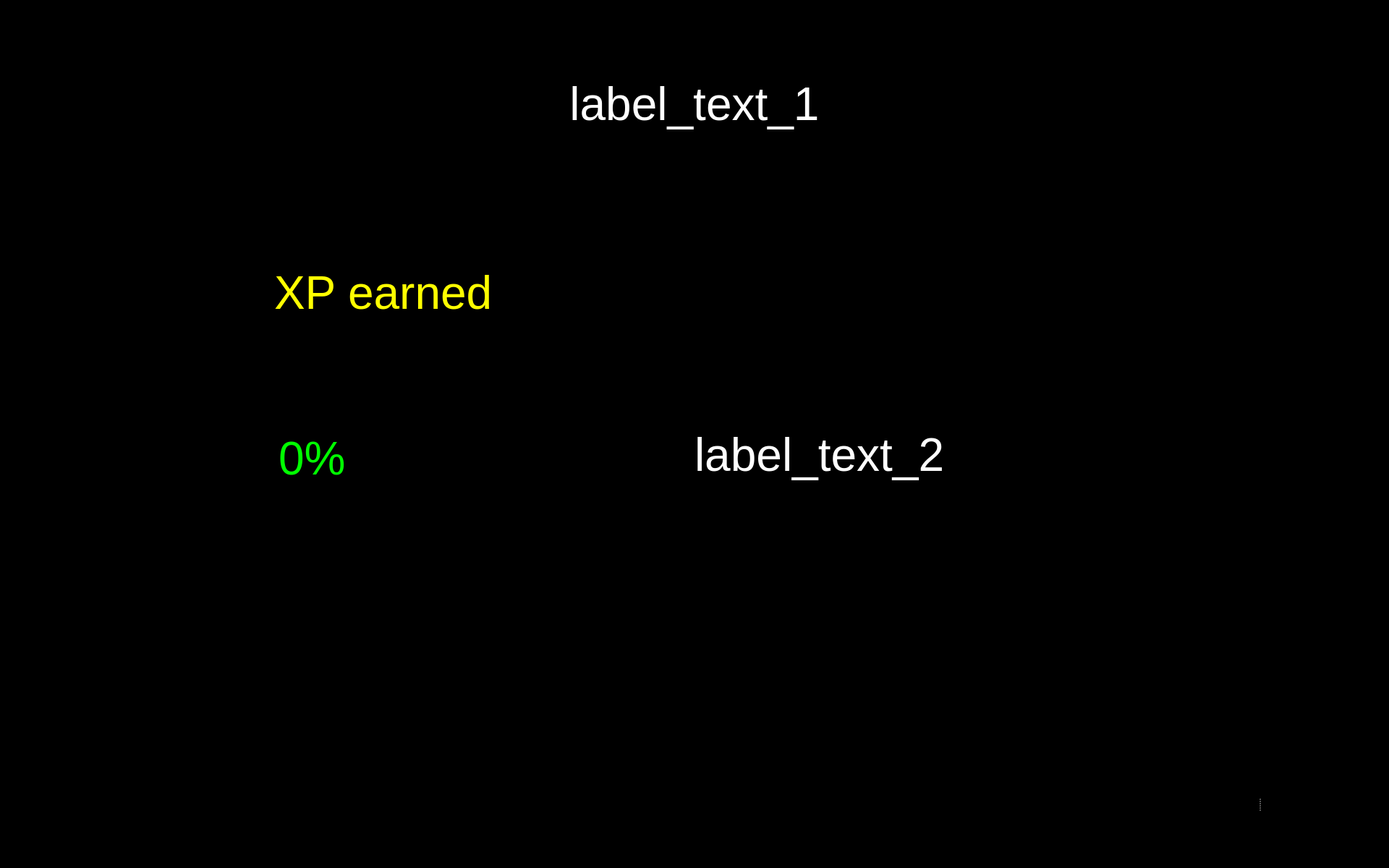
<?xml version="1.0" encoding="UTF-8"?>
<ui version="4.0">
 <class>FoodAssist</class>
 <widget class="QWidget" name="FoodAssist">
  <property name="windowModality">
   <enum>Qt::WindowModal</enum>
  </property>
  <property name="enabled">
   <bool>true</bool>
  </property>
  <property name="geometry">
   <rect>
    <x>0</x>
    <y>0</y>
    <width>1920</width>
    <height>1200</height>
   </rect>
  </property>
  <property name="sizePolicy">
   <sizepolicy hsizetype="Preferred" vsizetype="Preferred">
    <horstretch>0</horstretch>
    <verstretch>0</verstretch>
   </sizepolicy>
  </property>
  <property name="minimumSize">
   <size>
    <width>0</width>
    <height>0</height>
   </size>
  </property>
  <property name="maximumSize">
   <size>
    <width>1920</width>
    <height>1200</height>
   </size>
  </property>
  <property name="windowTitle">
   <string>Food Assist</string>
  </property>
  <property name="windowOpacity">
   <double>1.000000000000000</double>
  </property>
  <property name="styleSheet">
   <string notr="true">background-color: rgb(0, 0, 0);</string>
  </property>
  <widget class="QLabel" name="label_party">
   <property name="geometry">
    <rect>
     <x>800</x>
     <y>260</y>
     <width>300</width>
     <height>300</height>
    </rect>
   </property>
   <property name="text">
    <string/>
   </property>
   <property name="pixmap">
    <pixmap resource="resources/res.qrc">:/img/Partying Face.png</pixmap>
   </property>
   <property name="alignment">
    <set>Qt::AlignCenter</set>
   </property>
  </widget>
  <widget class="QLabel" name="label_text_2">
   <property name="geometry">
    <rect>
     <x>960</x>
     <y>550</y>
     <width>911</width>
     <height>161</height>
    </rect>
   </property>
   <property name="font">
    <font>
     <pointsize>48</pointsize>
    </font>
   </property>
   <property name="styleSheet">
    <string notr="true">color: rgb(255, 255, 255);</string>
   </property>
   <property name="text">
    <string>&lt;html&gt;&lt;head/&gt;&lt;body&gt;&lt;p&gt;&lt;span style=&quot; color:#ffffff;&quot;&gt;label_text_2&lt;/span&gt;&lt;/p&gt;&lt;/body&gt;&lt;/html&gt;</string>
   </property>
   <property name="alignment">
    <set>Qt::AlignLeading|Qt::AlignLeft|Qt::AlignVCenter</set>
   </property>
   <property name="wordWrap">
    <bool>true</bool>
   </property>
  </widget>
  <widget class="QPushButton" name="button_view">
   <property name="enabled">
    <bool>true</bool>
   </property>
   <property name="geometry">
    <rect>
     <x>800</x>
     <y>560</y>
     <width>150</width>
     <height>150</height>
    </rect>
   </property>
   <property name="minimumSize">
    <size>
     <width>81</width>
     <height>81</height>
    </size>
   </property>
   <property name="maximumSize">
    <size>
     <width>150</width>
     <height>150</height>
    </size>
   </property>
   <property name="cursor">
    <cursorShape>OpenHandCursor</cursorShape>
   </property>
   <property name="focusPolicy">
    <enum>Qt::WheelFocus</enum>
   </property>
   <property name="contextMenuPolicy">
    <enum>Qt::DefaultContextMenu</enum>
   </property>
   <property name="layoutDirection">
    <enum>Qt::LeftToRight</enum>
   </property>
   <property name="autoFillBackground">
    <bool>false</bool>
   </property>
   <property name="styleSheet">
    <string notr="true"/>
   </property>
   <property name="icon">
    <iconset resource="resources/res.qrc">
     <normaloff>:/buttons/Button View.svg</normaloff>:/buttons/Button View.svg</iconset>
   </property>
   <property name="iconSize">
    <size>
     <width>144</width>
     <height>144</height>
    </size>
   </property>
   <property name="autoDefault">
    <bool>false</bool>
   </property>
   <property name="default">
    <bool>false</bool>
   </property>
   <property name="flat">
    <bool>true</bool>
   </property>
  </widget>
  <widget class="QWidget" name="widget_2" native="true">
   <property name="geometry">
    <rect>
     <x>1559</x>
     <y>1030</y>
     <width>361</width>
     <height>161</height>
    </rect>
   </property>
   <property name="styleSheet">
    <string notr="true">background-color: rgb(0,0,0);</string>
   </property>
   <widget class="QSplitter" name="splitter_2">
    <property name="geometry">
     <rect>
      <x>6</x>
      <y>6</y>
      <width>351</width>
      <height>150</height>
     </rect>
    </property>
    <property name="frameShape">
     <enum>QFrame::NoFrame</enum>
    </property>
    <property name="frameShadow">
     <enum>QFrame::Plain</enum>
    </property>
    <property name="lineWidth">
     <number>0</number>
    </property>
    <property name="orientation">
     <enum>Qt::Horizontal</enum>
    </property>
    <property name="opaqueResize">
     <bool>false</bool>
    </property>
    <property name="handleWidth">
     <number>53</number>
    </property>
    <property name="childrenCollapsible">
     <bool>false</bool>
    </property>
    <widget class="QPushButton" name="button_restart">
     <property name="enabled">
      <bool>true</bool>
     </property>
     <property name="minimumSize">
      <size>
       <width>81</width>
       <height>81</height>
      </size>
     </property>
     <property name="maximumSize">
      <size>
       <width>150</width>
       <height>150</height>
      </size>
     </property>
     <property name="cursor">
      <cursorShape>OpenHandCursor</cursorShape>
     </property>
     <property name="focusPolicy">
      <enum>Qt::WheelFocus</enum>
     </property>
     <property name="contextMenuPolicy">
      <enum>Qt::DefaultContextMenu</enum>
     </property>
     <property name="layoutDirection">
      <enum>Qt::LeftToRight</enum>
     </property>
     <property name="autoFillBackground">
      <bool>false</bool>
     </property>
     <property name="styleSheet">
      <string notr="true"/>
     </property>
     <property name="icon">
      <iconset>
       <normaloff>resources/Button Restart.svg</normaloff>resources/Button Restart.svg</iconset>
     </property>
     <property name="iconSize">
      <size>
       <width>144</width>
       <height>144</height>
      </size>
     </property>
     <property name="autoDefault">
      <bool>false</bool>
     </property>
     <property name="default">
      <bool>false</bool>
     </property>
     <property name="flat">
      <bool>true</bool>
     </property>
    </widget>
    <widget class="QPushButton" name="button_exit">
     <property name="enabled">
      <bool>true</bool>
     </property>
     <property name="minimumSize">
      <size>
       <width>81</width>
       <height>81</height>
      </size>
     </property>
     <property name="maximumSize">
      <size>
       <width>150</width>
       <height>150</height>
      </size>
     </property>
     <property name="cursor">
      <cursorShape>OpenHandCursor</cursorShape>
     </property>
     <property name="focusPolicy">
      <enum>Qt::WheelFocus</enum>
     </property>
     <property name="contextMenuPolicy">
      <enum>Qt::DefaultContextMenu</enum>
     </property>
     <property name="icon">
      <iconset resource="resources/res.qrc">
       <normaloff>:/buttons/Button Exit.svg</normaloff>:/buttons/Button Exit.svg</iconset>
     </property>
     <property name="iconSize">
      <size>
       <width>144</width>
       <height>144</height>
      </size>
     </property>
     <property name="autoDefault">
      <bool>false</bool>
     </property>
     <property name="default">
      <bool>false</bool>
     </property>
     <property name="flat">
      <bool>true</bool>
     </property>
    </widget>
   </widget>
  </widget>
  <widget class="QLabel" name="label_text_1">
   <property name="geometry">
    <rect>
     <x>40</x>
     <y>20</y>
     <width>1840</width>
     <height>250</height>
    </rect>
   </property>
   <property name="font">
    <font>
     <pointsize>48</pointsize>
    </font>
   </property>
   <property name="styleSheet">
    <string notr="true">color: rgb(255, 255, 255);</string>
   </property>
   <property name="text">
    <string>&lt;html&gt;&lt;head/&gt;&lt;body&gt;&lt;p&gt;&lt;span style=&quot; color:#ffffff;&quot;&gt;label_text_1&lt;/span&gt;&lt;/p&gt;&lt;/body&gt;&lt;/html&gt;</string>
   </property>
   <property name="alignment">
    <set>Qt::AlignCenter</set>
   </property>
   <property name="wordWrap">
    <bool>true</bool>
   </property>
  </widget>
  <widget class="QWidget" name="widget_xp" native="true">
   <property name="geometry">
    <rect>
     <x>230</x>
     <y>330</y>
     <width>450</width>
     <height>150</height>
    </rect>
   </property>
   <widget class="QWidget" name="horizontalLayoutWidget">
    <property name="geometry">
     <rect>
      <x>0</x>
      <y>0</y>
      <width>451</width>
      <height>152</height>
     </rect>
    </property>
    <layout class="QHBoxLayout" name="horizontalLayout">
     <item>
      <widget class="QLabel" name="xp_bolt">
       <property name="maximumSize">
        <size>
         <width>150</width>
         <height>150</height>
        </size>
       </property>
       <property name="text">
        <string/>
       </property>
       <property name="pixmap">
        <pixmap resource="resources/res.qrc">:/img/XP Bolt.svg</pixmap>
       </property>
      </widget>
     </item>
     <item>
      <widget class="QLabel" name="label_text_xp">
       <property name="font">
        <font>
         <pointsize>48</pointsize>
        </font>
       </property>
       <property name="styleSheet">
        <string notr="true">color: rgb(255, 255, 0);</string>
       </property>
       <property name="text">
        <string>&lt;html&gt;&lt;head/&gt;&lt;body&gt;&lt;p&gt;&lt;span style=&quot; color:#ffff00;&quot;&gt;XP earned&lt;/span&gt;&lt;/p&gt;&lt;/body&gt;&lt;/html&gt;</string>
       </property>
       <property name="alignment">
        <set>Qt::AlignLeading|Qt::AlignLeft|Qt::AlignVCenter</set>
       </property>
       <property name="wordWrap">
        <bool>true</bool>
       </property>
      </widget>
     </item>
    </layout>
   </widget>
  </widget>
  <widget class="QWidget" name="widget_score" native="true">
   <property name="geometry">
    <rect>
     <x>230</x>
     <y>560</y>
     <width>450</width>
     <height>150</height>
    </rect>
   </property>
   <widget class="QWidget" name="horizontalLayoutWidget_2">
    <property name="geometry">
     <rect>
      <x>-1</x>
      <y>-1</y>
      <width>451</width>
      <height>152</height>
     </rect>
    </property>
    <layout class="QHBoxLayout" name="horizontalLayout_2">
     <item>
      <widget class="QLabel" name="score_flag">
       <property name="enabled">
        <bool>true</bool>
       </property>
       <property name="sizePolicy">
        <sizepolicy hsizetype="Preferred" vsizetype="Preferred">
         <horstretch>0</horstretch>
         <verstretch>0</verstretch>
        </sizepolicy>
       </property>
       <property name="maximumSize">
        <size>
         <width>150</width>
         <height>150</height>
        </size>
       </property>
       <property name="text">
        <string/>
       </property>
       <property name="pixmap">
        <pixmap resource="resources/res.qrc">:/img/Score Flag.svg</pixmap>
       </property>
      </widget>
     </item>
     <item>
      <widget class="QLabel" name="label_text_score">
       <property name="font">
        <font>
         <pointsize>48</pointsize>
        </font>
       </property>
       <property name="styleSheet">
        <string notr="true">color: rgb(0, 255, 0);</string>
       </property>
       <property name="text">
        <string>&lt;html&gt;&lt;head/&gt;&lt;body&gt;&lt;p&gt;&lt;span style=&quot; color:#00ff00;&quot;&gt;0%&lt;/span&gt;&lt;/p&gt;&lt;/body&gt;&lt;/html&gt;</string>
       </property>
       <property name="alignment">
        <set>Qt::AlignLeading|Qt::AlignLeft|Qt::AlignVCenter</set>
       </property>
       <property name="wordWrap">
        <bool>true</bool>
       </property>
      </widget>
     </item>
    </layout>
   </widget>
  </widget>
  <zorder>label_text_1</zorder>
  <zorder>label_party</zorder>
  <zorder>button_view</zorder>
  <zorder>label_text_2</zorder>
  <zorder>widget_2</zorder>
  <zorder>widget_xp</zorder>
  <zorder>widget_score</zorder>
 </widget>
 <resources>
  <include location="resources/res.qrc"/>
 </resources>
 <connections/>
</ui>
